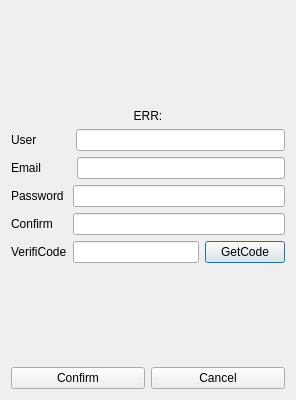
<?xml version="1.0" encoding="UTF-8"?>
<ui version="4.0">
 <class>RegisterDialog</class>
 <widget class="QDialog" name="RegisterDialog">
  <property name="geometry">
   <rect>
    <x>0</x>
    <y>0</y>
    <width>296</width>
    <height>400</height>
   </rect>
  </property>
  <property name="windowTitle">
   <string>Dialog</string>
  </property>
  <layout class="QVBoxLayout" name="verticalLayout">
   <item>
    <spacer name="verticalSpacer_2">
     <property name="orientation">
      <enum>Qt::Orientation::Vertical</enum>
     </property>
     <property name="sizeHint" stdset="0">
      <size>
       <width>20</width>
       <height>40</height>
      </size>
     </property>
    </spacer>
   </item>
   <item>
    <widget class="QLabel" name="label_errTip">
     <property name="text">
      <string>ERR:</string>
     </property>
     <property name="alignment">
      <set>Qt::AlignmentFlag::AlignCenter</set>
     </property>
    </widget>
   </item>
   <item>
    <layout class="QHBoxLayout" name="horizontalLayout">
     <item>
      <widget class="QLabel" name="label">
       <property name="text">
        <string>User          </string>
       </property>
      </widget>
     </item>
     <item>
      <widget class="QLineEdit" name="lineEdit"/>
     </item>
    </layout>
   </item>
   <item>
    <layout class="QHBoxLayout" name="horizontalLayout_2">
     <item>
      <widget class="QLabel" name="label_2">
       <property name="text">
        <string>Email         </string>
       </property>
      </widget>
     </item>
     <item>
      <widget class="QLineEdit" name="lineEdit_email"/>
     </item>
    </layout>
   </item>
   <item>
    <layout class="QHBoxLayout" name="horizontalLayout_3">
     <item>
      <widget class="QLabel" name="label_3">
       <property name="text">
        <string>Password </string>
       </property>
      </widget>
     </item>
     <item>
      <widget class="QLineEdit" name="lineEdit_Password">
       <property name="echoMode">
        <enum>QLineEdit::EchoMode::Password</enum>
       </property>
      </widget>
     </item>
    </layout>
   </item>
   <item>
    <layout class="QHBoxLayout" name="horizontalLayout_4">
     <item>
      <widget class="QLabel" name="label_4">
       <property name="text">
        <string>Confirm    </string>
       </property>
      </widget>
     </item>
     <item>
      <widget class="QLineEdit" name="lineEdit_Confirm">
       <property name="echoMode">
        <enum>QLineEdit::EchoMode::Password</enum>
       </property>
      </widget>
     </item>
    </layout>
   </item>
   <item>
    <layout class="QHBoxLayout" name="horizontalLayout_5">
     <item>
      <widget class="QLabel" name="label_5">
       <property name="text">
        <string>VerifiCode</string>
       </property>
      </widget>
     </item>
     <item>
      <widget class="QLineEdit" name="lineEdit_5"/>
     </item>
     <item>
      <widget class="QPushButton" name="pushButton_getCode">
       <property name="text">
        <string>GetCode</string>
       </property>
      </widget>
     </item>
    </layout>
   </item>
   <item>
    <spacer name="verticalSpacer">
     <property name="orientation">
      <enum>Qt::Orientation::Vertical</enum>
     </property>
     <property name="sizeHint" stdset="0">
      <size>
       <width>20</width>
       <height>40</height>
      </size>
     </property>
    </spacer>
   </item>
   <item>
    <layout class="QHBoxLayout" name="horizontalLayout_6">
     <item>
      <widget class="QPushButton" name="pushButton_2">
       <property name="text">
        <string>Confirm</string>
       </property>
      </widget>
     </item>
     <item>
      <widget class="QPushButton" name="pushButton">
       <property name="text">
        <string>Cancel</string>
       </property>
      </widget>
     </item>
    </layout>
   </item>
  </layout>
 </widget>
 <resources/>
 <connections/>
</ui>
